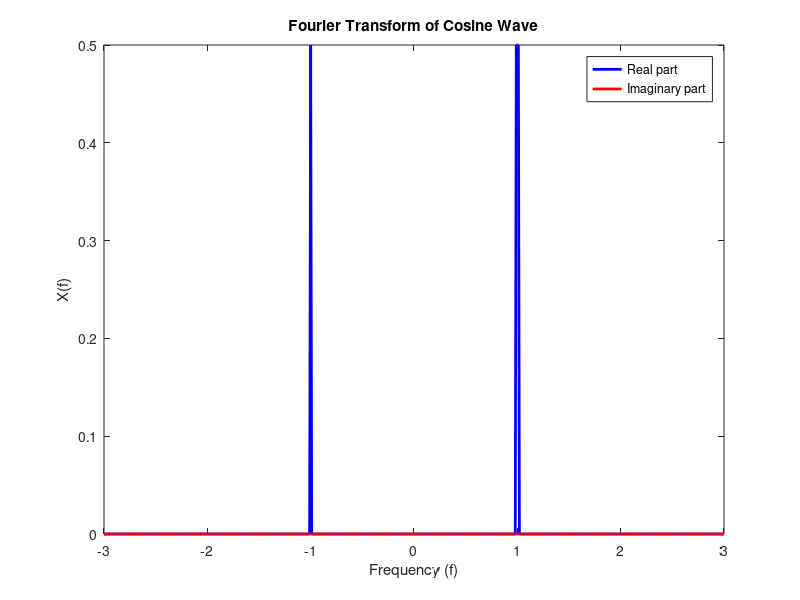

Source code (MATLAB):
f0 = 1;
hat_X = 1;
f = -3:0.01:3;

% We need a Function to approximate Dirac delta
delta = @(f, f0) abs(f - f0) < 0.01;

% Fourier Transform of cosine wave
X_f = hat_X/2 * (delta(f, f0) + delta(f, -f0));

figure;
plot(f, real(X_f), 'b', 'LineWidth', 2); hold on;
plot(f, imag(X_f), 'r', 'LineWidth', 2); hold off;
xlabel('Frequency (f)');
ylabel('X(f)');
legend('Real part', 'Imaginary part');
title('Fourier Transform of Cosine Wave');